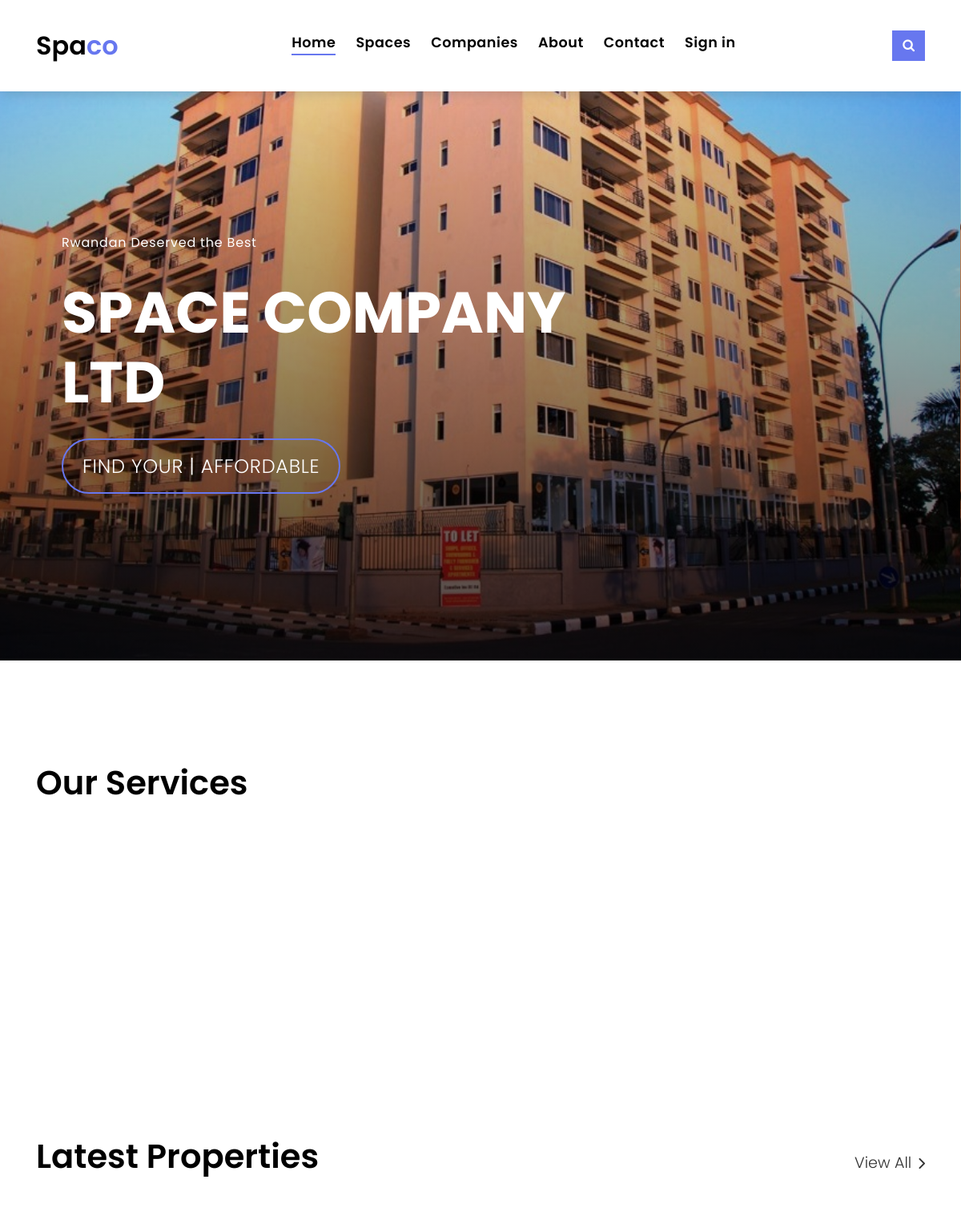
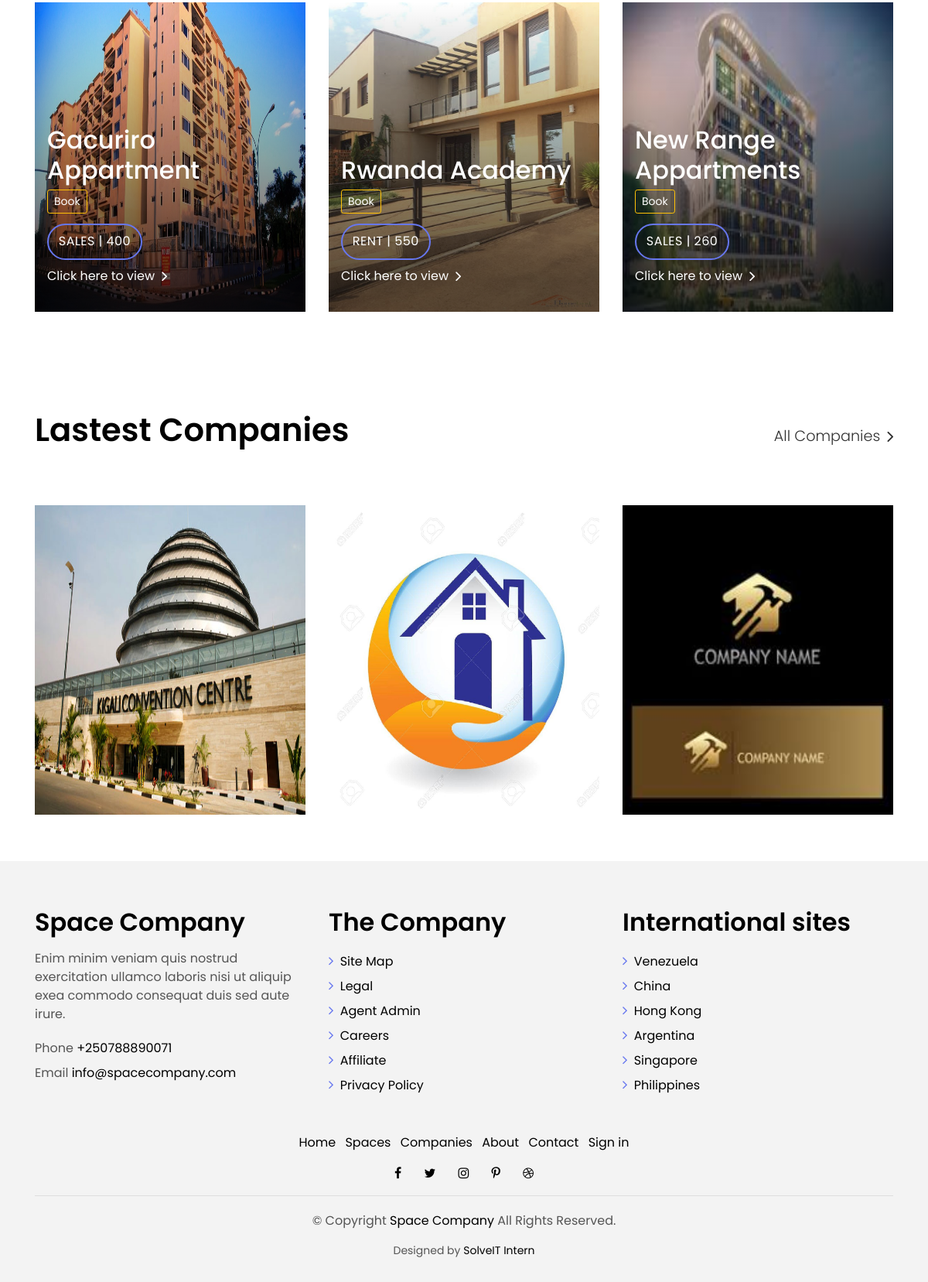
The page / on the database its author committed (2 pictures, top to bottom).
### tables this page shows
CREATE TABLE `offices` (
  `id` int(11) NOT NULL,
  `name` varchar(100) NOT NULL,
  `location` varchar(100) DEFAULT NULL,
  `contact` varchar(100) DEFAULT NULL,
  `price` int(11) DEFAULT NULL,
  `rooms` varchar(100) NOT NULL,
  `propertyId` varchar(255) NOT NULL,
  `area` varchar(100) NOT NULL,
  `descriptions` varchar(255) NOT NULL,
  `status` varchar(100) NOT NULL,
  `saleStatus` varchar(100) NOT NULL,
  `thumnail` varchar(255) DEFAULT NULL,
  `photo1` varchar(255) DEFAULT NULL,
  `photo2` varchar(255) DEFAULT NULL,
  `photo3` varchar(255) DEFAULT NULL,
  `companyId` int(11) NOT NULL
);

CREATE TABLE `companies` (
  `id` int(11) NOT NULL,
  `comName` varchar(255) DEFAULT NULL,
  `comEmail` varchar(255) DEFAULT NULL,
  `comLocation` varchar(255) DEFAULT NULL,
  `comPhone` int(11) DEFAULT NULL,
  `comUsername` varchar(255) DEFAULT NULL,
  `comPassword` varchar(255) DEFAULT NULL,
  `comTIN` varchar(100) DEFAULT NULL,
  `thumbnail` varchar(255) NOT NULL,
  `coStatus` varchar(100) NOT NULL
);

### index.php (the view, shortened to what this page needs)
<!DOCTYPE html>
<html lang="en">
<head>
    <?php
     include("inc/header.php");?>
</head>
<body>
  <?php
    include("inc/nav.php");
  ?>
  <div class="intro intro-carousel">
    <div id="carousel" class="owl-carousel owl-theme">
            <div class="carousel-item-a intro-item bg-image" style="background-image: url(assets/img/about1.jpg)">
              <div class="overlay overlay-a"></div>
              <div class="intro-content display-table">
                <div class="table-cell">
                  <div class="container">
                    <div class="row">
                      <div class="col-lg-8">
                        <div class="intro-body">
                          <p class="intro-title-top"><?php ?>Rwandan Deserved the Best
                          <h1 class="intro-title mb-4">
                            <span class="color-b"><?php ?> </span><?php ?>Space Company LTD
                          <p class="intro-subtitle intro-price">
                            <a href="#"><span class="price-a"><?php ?>Find your | Affordable <?php ?></span></a>
                          </p>
                        </div>
                      </div>
                    </div>
                  </div>
                </div>
              </div>
            </div>
    </div>
  </div>
  <main id="main">
    <section class="section-services section-t8">
      <div class="container">
        <div class="row">
          <div class="col-md-12">
            <div class="title-wrap d-flex justify-content-between">
              <div class="title-box">
                <h2 class="title-a">Our Services</h2>
              </div>
            </div>
          </div>
        </div>
        <div class="row">
          <div class="col-md-4">
          </div>
          <div class="col-md-4"></div>
          <div class="col-md-4">
          </div>
        </div>
      </div>
    </section>
    <section class="section-property section-t8">
      <div class="container">
        <div class="row">
          <div class="col-md-12">
            <div class="title-wrap d-flex justify-content-between">
              <div class="title-box">
                <h2 class="title-a">Latest Properties</h2>
              </div>
              <div class="title-link">
                <a href="spaces">View All
                  <span class="ion-ios-arrow-forward"></span>
                </a>
              </div>
            </div>
          </div>
        </div>
        <div id="property-carousel" class="owl-carousel owl-theme">
          <?php
            $sel = mysqli_query($conn,"SELECT *FROM companies,offices WHERE offices.saleStatus='reserve' AND companies.coStatus='Approved' AND offices.companyId=companies.id ORDER BY offices.id DESC limit 6") or die(mysqli_error($conn));
            if (mysqli_num_rows($sel)) {
              while ($row = mysqli_fetch_array($sel)) {
                ?>
                  <div class="carousel-item-b">
                    <div class="card-box-a card-shadow">
                      <div class="img-box-a">
                        <img src="admin/media/spaceImages/<?= $row['thumnail'];?>" style="height:400px;" alt="No images" class="img-a img-fluid">
                      </div>
                      <div class="card-overlay">
                        <div class="card-overlay-a-content">
                          <div class="card-header-a">
                            <h2 class="card-title-a">
                              <a href="property-single?identification=<?= rand().uniqid()."!".$row['id']."!".rand().uniqid().rand();?>"><?= $row['name']?>
                                <br /></a>
                                <a href="customers?ident=<?= rand().uniqid().rand()."!".$row['id']."!".rand().uniqid().rand();?>" id="customers" class="btn btn-sm btn-outline-warning">Book</a>
                            </h2>
                          </div>
                          <div class="card-body-a">
                            <div class="price-box d-flex">
                              <span class="price-a"><?= $row['status']?> | <?= $row['price']?></span>
                            </div>
                            <a href="property-single?identification=<?= rand().uniqid()."!".$row['id']."!".rand().uniqid().rand();?>" class="link-a">Click here to view
                              <span class="ion-ios-arrow-forward"></span>
                            </a>
                          </div>
                        </div>
                      </div>
                    </div>
                  </div>
                <?php
              }
            }
          ?>
        </div>
      </div>
    </section>
    <section class="section-agents section-t8">
      <div class="container">
        <div class="row">
          <div class="col-md-12">
            <div class="title-wrap d-flex justify-content-between">
              <div class="title-box">
                <h2 class="title-a">Lastest Companies</h2>
              </div>
              <div class="title-link">
                <a href="companies">All Companies
                  <span class="ion-ios-arrow-forward"></span>
                </a>
              </div>
            </div>
          </div>
        </div>
        <div class="row">
          <?php
            $comp = mysqli_query($conn,"SELECT *FROM companies WHERE coStatus='Approved' ORDER BY id DESC limit 3") or die(mysqli_error($conn));
            if (mysqli_num_rows($comp)>0) {
              while ($companies = mysqli_fetch_array($comp)) {
                ?>
                    <div class="col-md-4">
                      <div class="card-box-d">
                        <div class="card-img-d">
                          <img src="admin/media/companies/<?= $companies['thumbnail'];?>"  style="height:400px;" alt="" class="img-d img-fluid">
                        </div>
                        <div class="card-overlay card-overlay-hover">
                          <div class="card-header-d">
                            <div class="card-title-d align-self-center">
                            </div>
                          </div>
                          <div class="card-body-d">
                          </div>
                        </div>
                      </div>
                    </div>
                <?php
              }
            }
          ?>
        </div>
      </div>
    </section>
  </main>
    <?php include("inc/footer.php");?>
</body>
</html>

### inc/header.php (shortened to what this page needs)
<link href="assets/vendor/bootstrap/css/bootstrap.min.css" rel="stylesheet">
<link href="assets/vendor/ionicons/css/ionicons.min.css" rel="stylesheet">
<link href="assets/vendor/animate.css/animate.min.css" rel="stylesheet">
<link href="assets/vendor/font-awesome/css/font-awesome.min.css" rel="stylesheet">
<link href="assets/vendor/owl.carousel/assets/owl.carousel.min.css" rel="stylesheet">
<link href="assets/css/style.css" rel="stylesheet">

### inc/nav.php (shortened to what this page needs)
<nav class="navbar navbar-default navbar-trans navbar-expand-lg fixed-top">
    <div class="container">
        <a class="navbar-brand text-brand" href="">Spa<span class="color-b">co</span></a>
        <div class="navbar-collapse collapse justify-content-center" id="navbarDefault">
        <ul class="navbar-nav">
            <li class="nav-item">
            <a class="nav-link" id="navHome" href="index">Home</a>
            </li>
            <li class="nav-item">
            <a class="nav-link" id="navRent" href="spaces">Spaces</a>
            </li>
            <li class="nav-item">
            <a class="nav-link" id="navCompanies" href="companies">Companies</a>
            </li>
            <li class="nav-item">
            <a class="nav-link" id="navAbout" href="about">About</a>
            </li>
            <li class="nav-item">
            <a class="nav-link" id="navContact" href="contact">Contact</a>
            </li>
            <li class="nav-item">
            <a class="nav-link" id="navLogin" href="login">Sign in</a>
            </li>
        </ul>
        </div>
        <button type="button" class="btn btn-b-n navbar-toggle-box-collapse d-none d-md-block" data-toggle="collapse" data-target="#navbarTogglerDemo01" aria-expanded="false">
        <span class="fa fa-search" aria-hidden="true"></span>
        </button>
    </div>
</nav>

### inc/footer.php
<section class="section-footer">
    <div class="container">
      <div class="row">
        <div class="col-sm-12 col-md-4">
          <div class="widget-a">
            <div class="w-header-a">
              <h3 class="w-title-a text-brand">Space Company</h3>
            </div>
            <div class="w-body-a">
              <p class="w-text-a color-text-a">
                Enim minim veniam quis nostrud exercitation ullamco laboris nisi ut aliquip exea commodo consequat duis
                sed aute irure.
              </p>
            </div>
            <div class="w-footer-a">
              <ul class="list-unstyled">
                <li class="color-a">
                  <span class="color-text-a">Phone</span> +250788890071</li>
                <li class="color-a">
                  <span class="color-text-a">Email </span> info@spacecompany.com</li>
              </ul>
            </div>
          </div>
        </div>
        <div class="col-sm-12 col-md-4 section-md-t3">
          <div class="widget-a">
            <div class="w-header-a">
              <h3 class="w-title-a text-brand">The Company</h3>
            </div>
            <div class="w-body-a">
              <div class="w-body-a">
                <ul class="list-unstyled">
                  <li class="item-list-a">
                    <i class="fa fa-angle-right"></i> <a href="#">Site Map</a>
                  </li>
                  <li class="item-list-a">
                    <i class="fa fa-angle-right"></i> <a href="#">Legal</a>
                  </li>
                  <li class="item-list-a">
                    <i class="fa fa-angle-right"></i> <a href="#">Agent Admin</a>
                  </li>
                  <li class="item-list-a">
                    <i class="fa fa-angle-right"></i> <a href="#">Careers</a>
                  </li>
                  <li class="item-list-a">
                    <i class="fa fa-angle-right"></i> <a href="#">Affiliate</a>
                  </li>
                  <li class="item-list-a">
                    <i class="fa fa-angle-right"></i> <a href="#">Privacy Policy</a>
                  </li>
                </ul>
              </div>
            </div>
          </div>
        </div>
        <div class="col-sm-12 col-md-4 section-md-t3">
          <div class="widget-a">
            <div class="w-header-a">
              <h3 class="w-title-a text-brand">International sites</h3>
            </div>
            <div class="w-body-a">
              <ul class="list-unstyled">
                <li class="item-list-a">
                  <i class="fa fa-angle-right"></i> <a href="#">Venezuela</a>
                </li>
                <li class="item-list-a">
                  <i class="fa fa-angle-right"></i> <a href="#">China</a>
                </li>
                <li class="item-list-a">
                  <i class="fa fa-angle-right"></i> <a href="#">Hong Kong</a>
                </li>
                <li class="item-list-a">
                  <i class="fa fa-angle-right"></i> <a href="#">Argentina</a>
                </li>
                <li class="item-list-a">
                  <i class="fa fa-angle-right"></i> <a href="#">Singapore</a>
                </li>
                <li class="item-list-a">
                  <i class="fa fa-angle-right"></i> <a href="#">Philippines</a>
                </li>
              </ul>
            </div>
          </div>
        </div>
      </div>
    </div>
  </section>
  <footer>
    <div class="container">
      <div class="row">
        <div class="col-md-12">
          <nav class="nav-footer">
            <ul class="list-inline">
              <li class="list-inline-item">
                <a href="index">Home</a>
              </li>
              <li class="list-inline-item">
                <a href="spaces">Spaces</a>
              </li>
              <li class="list-inline-item">
                <a href="companies">Companies</a>
              </li>
              <li class="list-inline-item">
                <a href="about">About</a>
              </li>
              <li class="list-inline-item">
                <a href="contact">Contact</a>
              </li>
              <li class="list-inline-item">
                <a href="login">Sign in</a>
              </li>
            </ul>
          </nav>
          <div class="socials-a">
            <ul class="list-inline">
              <li class="list-inline-item">
                <a href="#">
                  <i class="fa fa-facebook" aria-hidden="true"></i>
                </a>
              </li>
              <li class="list-inline-item">
                <a href="#">
                  <i class="fa fa-twitter" aria-hidden="true"></i>
                </a>
              </li>
              <li class="list-inline-item">
                <a href="#">
                  <i class="fa fa-instagram" aria-hidden="true"></i>
                </a>
              </li>
              <li class="list-inline-item">
                <a href="#">
                  <i class="fa fa-pinterest-p" aria-hidden="true"></i>
                </a>
              </li>
              <li class="list-inline-item">
                <a href="#">
                  <i class="fa fa-dribbble" aria-hidden="true"></i>
                </a>
              </li>
            </ul>
          </div>
          <div class="copyright-footer">
            <p class="copyright color-text-a">
              &copy; Copyright
              <span class="color-a">Space Company</span> All Rights Reserved.
            </p>
          </div>
          <div class="credits">
            Designed by <a href="">SolveIT Intern</a>
          </div>
        </div>
      </div>
    </div>
  </footer>

### rows shown on the page
offices: thumnail (picture), name "Gacuriro Appartment", status "SALES", price "400"
offices: thumnail (picture), name "Rwanda Academy", status "RENT", price "550"
offices: thumnail (picture), name "New Range Appartments", status "SALES", price "260"
companies: thumbnail (picture)
companies: thumbnail (picture)
companies: thumbnail (picture)
